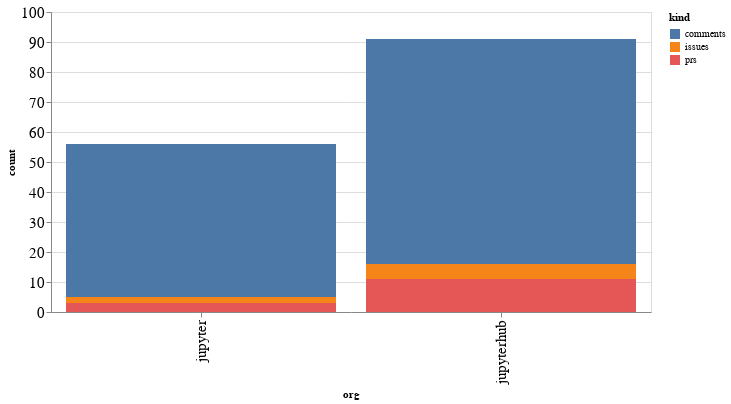

The notebook cell this image was saved under:
### Code cell
alt.Chart(org_summaries, width=600).mark_bar().encode(
    x='org',
    y='count',
    color='kind',
    tooltip="org"
)

### Figure 1 — Vega-Lite specification as saved in the notebook (floating-point values rounded to 4 significant figures)
{"config": {"axisLeft": {"labelFontSize": 15}, "axisBottom": {"labelFontSize": 15}}, "data": {"name": "data-1e14658cc35079494346e16b1890aaae"}, "mark": "bar", "encoding": {"color": {"type": "nominal", "field": "kind"}, "tooltip": {"type": "nominal", "field": "org"}, "x": {"type": "nominal", "field": "org"}, "y": {"type": "quantitative", "field": "count"}}, "width": 600, "$schema": "https://vega.github.io/schema/vega-lite/v4.8.1.json", "datasets": {"data-1e14658cc35079494346e16b1890aaae": [{"org": "jupyter", "kind": "comments", "count": 51}, {"org": "jupyter", "kind": "issues", "count": 2}, {"org": "jupyter", "kind": "prs", "count": 3}, {"org": "jupyterhub", "kind": "comments", "count": 75}, {"org": "jupyterhub", "kind": "issues", "count": 5}, {"org": "jupyterhub", "kind": "prs", "count": 11}]}}
